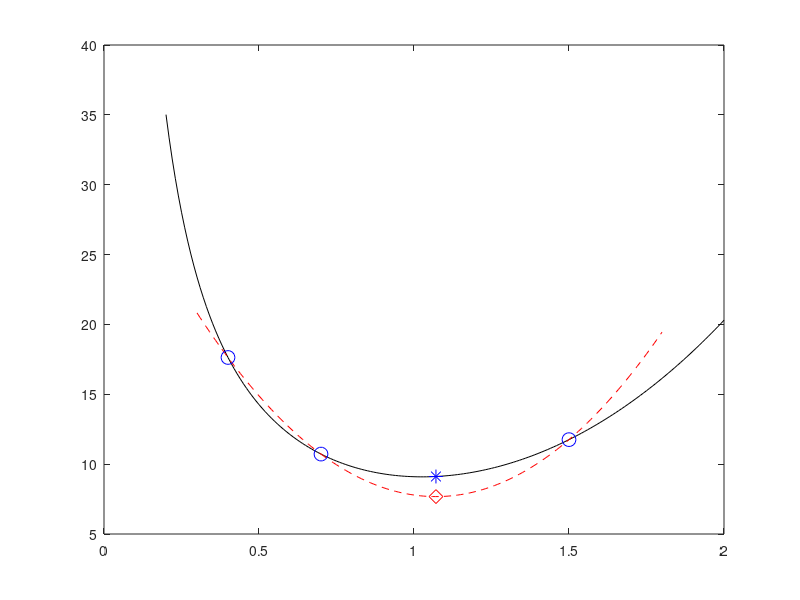

Reproduce this figure in MATLAB.
% 例程 2.10  二次插值模型的应用
%  函数：y = 2.1(x ^3) + 7/x，区间范围：[0.2, 2]
%  第一步：绘制函数曲线
x = 0.2: 0.01: 2;
y = (2.1*(x.^3)) + (7./x);
figure(1)
plot(x, y, 'k');
hold on;
%  选取3个采样点
x1 = 0.4;  y1 = (2.1*(x1^3)) + (7/x1);
x2 = 0.7;  y2 = (2.1*(x2^3)) + (7/x2);
x3 = 1.5;  y3 = (2.1*(x3^3)) + (7/x3);
%  通过线性方程组 Ac = b 求解模型系数
A = [1, x1, x1^2; 1, x2, x2^2; 1, x3, x3^2];
b = [ y1; y2; y3];
c = A\b;
%  绘制二次插值模型曲线与3个采样点
x = 0.3: 0.01: 1.8;  %  模型曲线的绘制区间（更短的取值范围）
M = c(1) + (c(2).*x) + (c(3)*x.^2);
plot(x, M, 'r--');
plot(x1, y1, 'bo', 'MarkerSize', 10);
plot(x2, y2, 'bo', 'MarkerSize', 10);
plot(x3, y3, 'bo', 'MarkerSize', 10);
%  计算并绘制二次模型的极小值点
mx = -c(2)/(2*c(3));
my = c(1) + (c(2)*mx) + (c(3)*mx^2);
plot(mx, my, 'rd', 'MarkerSize', 10);
%  计算并绘制原函数在mx处的函数值
qy = (2.1*(mx^3)) + (7/mx);
plot(mx, qy, 'b*', 'MarkerSize', 10);
mx
